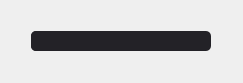
<?xml version="1.0" encoding="UTF-8"?>
<ui version="4.0">
 <class>Form</class>
 <widget class="QWidget" name="Form">
  <property name="geometry">
   <rect>
    <x>0</x>
    <y>0</y>
    <width>243</width>
    <height>83</height>
   </rect>
  </property>
  <property name="windowTitle">
   <string>Form</string>
  </property>
  <layout class="QHBoxLayout" name="horizontalLayout">
   <item>
    <widget class="QWidget" name="widget" native="true">
     <layout class="QHBoxLayout" name="horizontalLayout_3">
      <property name="spacing">
       <number>0</number>
      </property>
      <property name="leftMargin">
       <number>0</number>
      </property>
      <property name="topMargin">
       <number>0</number>
      </property>
      <property name="rightMargin">
       <number>0</number>
      </property>
      <property name="bottomMargin">
       <number>0</number>
      </property>
      <item>
       <widget class="QWidget" name="tabWidget_2" native="true">
        <property name="minimumSize">
         <size>
          <width>40</width>
          <height>20</height>
         </size>
        </property>
        <property name="maximumSize">
         <size>
          <width>180</width>
          <height>20</height>
         </size>
        </property>
        <property name="styleSheet">
         <string notr="true">QWidget{
	background-color:rgb(35, 34, 39);
	color:rgb(170, 170, 170);
	border-top-left-radius:5px;
	border-top-right-radius:5px;
	border-bottom-left-radius:5px;		
	border-bottom-right-radius:5px;
	padding:2px;
}</string>
        </property>
        <layout class="QHBoxLayout" name="horizontalLayout_2">
         <property name="spacing">
          <number>0</number>
         </property>
         <property name="leftMargin">
          <number>0</number>
         </property>
         <property name="topMargin">
          <number>0</number>
         </property>
         <property name="rightMargin">
          <number>0</number>
         </property>
         <property name="bottomMargin">
          <number>0</number>
         </property>
         <item>
          <widget class="QLabel" name="tabLabel">
           <property name="minimumSize">
            <size>
             <width>10</width>
             <height>20</height>
            </size>
           </property>
           <property name="maximumSize">
            <size>
             <width>150</width>
             <height>25</height>
            </size>
           </property>
           <property name="text">
            <string/>
           </property>
          </widget>
         </item>
         <item>
          <spacer name="horizontalSpacer">
           <property name="orientation">
            <enum>Qt::Horizontal</enum>
           </property>
           <property name="sizeType">
            <enum>QSizePolicy::Preferred</enum>
           </property>
           <property name="sizeHint" stdset="0">
            <size>
             <width>40</width>
             <height>20</height>
            </size>
           </property>
          </spacer>
         </item>
        </layout>
       </widget>
      </item>
     </layout>
    </widget>
   </item>
  </layout>
 </widget>
 <resources/>
 <connections/>
</ui>
